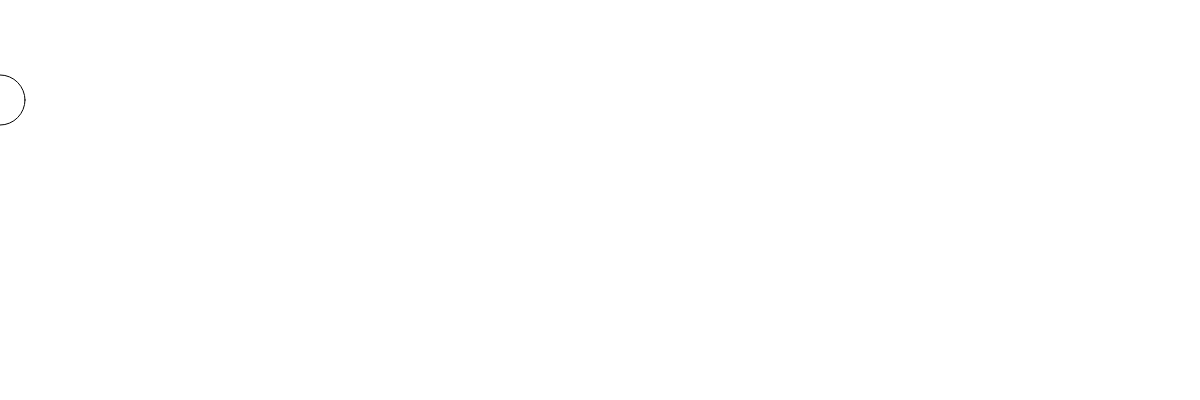
Frame 1 (no input)
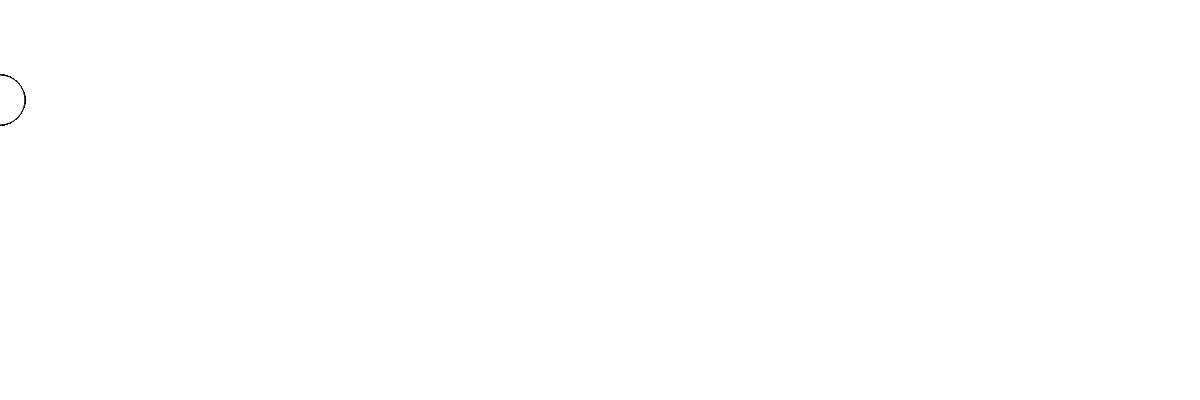
Frame 60 (no input)
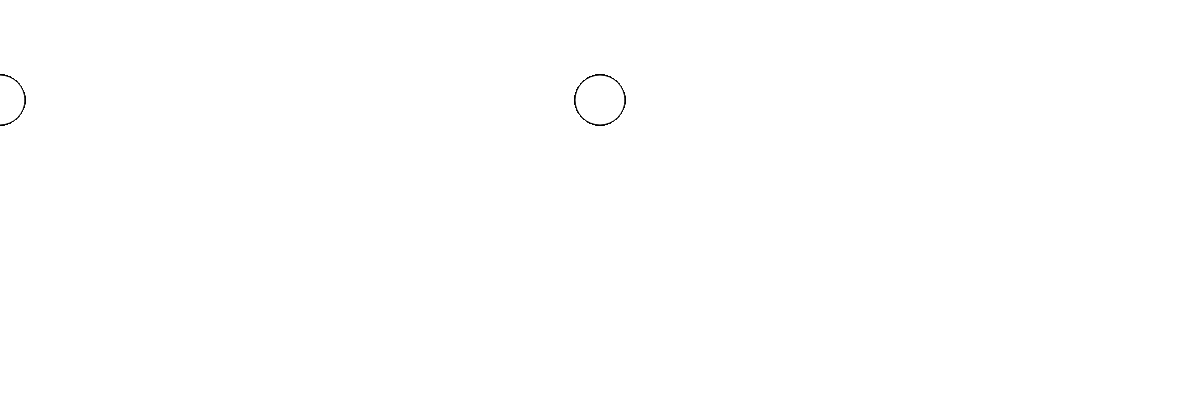
Frame 120 (the mouse pressed at the canvas centre since frame 60)

The p5.js sketch that drew these frames (run headless with seeded random() and noise() and a simulated clock; from frame 60 on, the mouse is pressed at the canvas centre):

// p5.js sketch
// ── sketch.js

var r = 0;
var g = 50;
var b = 255;

function setup(){

  createCanvas(1200,400);
}


function draw(){
r = map (mouseX,20,200,0,30);
g = map (mouseX,0,20,30,200);
b = map (mouseX,30,0,200,20);

background = (r,g,b);
fill (255);
ellipse(mouseX,100,50,50);
}
